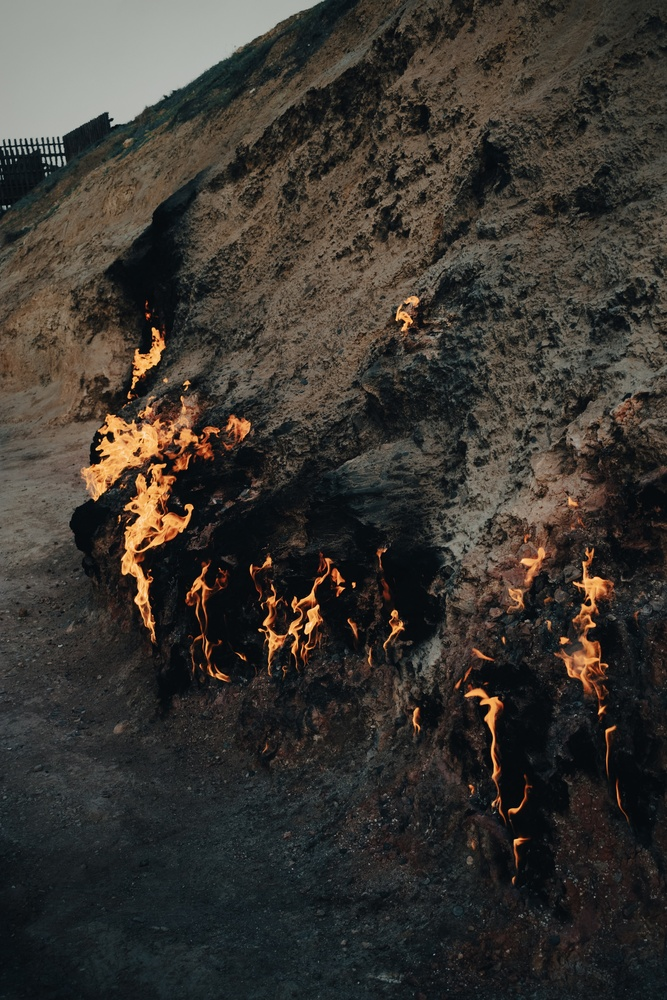
#> input picture image.jpg, 667 x 1000 px, shrunk from 2400 x 3600 before the run
$ python LabPgm_1.py
#> lines starting #> are read from the running program, lines starting #| are printed output that depends on the picture
import cv2

# Load the image
img = cv2.imread('image.jpg')
#> img is the input picture: shape (1000, 667, 3); mean B, G, R 48.5, 53.9, 57.8

# Get the dimensions of the image
h, w = img.shape[:2]
#> h = 1000; w = 667

# Split the image into four quadrants
q1 = img[0:h//2, 0:w//2]
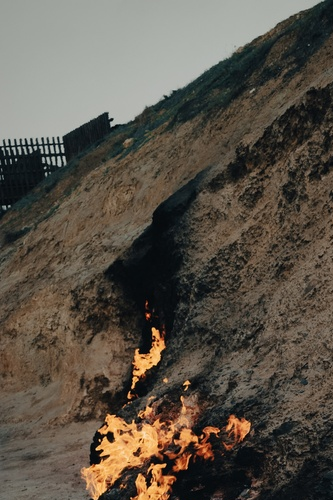
#> q1: shape (500, 333, 3); mean B, G, R 72.4, 83, 90.5
q2 = img[0:h//2, w//2:w]
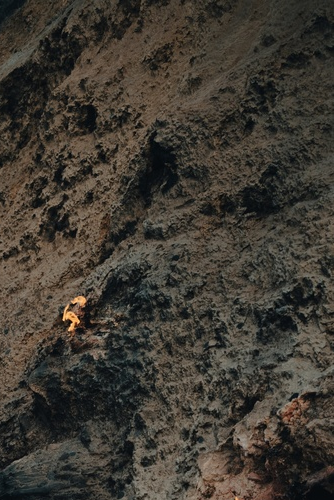
#> q2: shape (500, 334, 3); mean B, G, R 50.6, 58.5, 63.5
q3 = img[h//2:h, 0:w//2]
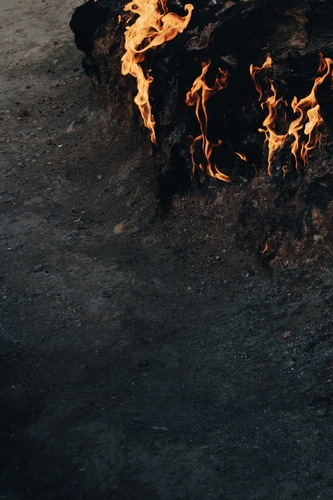
#> q3: shape (500, 333, 3); mean B, G, R 38.1, 39.2, 39
q4 = img[h//2:h, w//2:w]
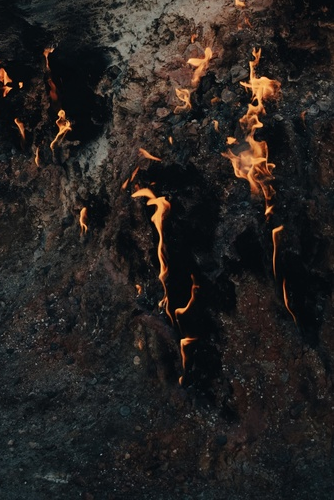
#> q4: shape (500, 334, 3); mean B, G, R 33.1, 35, 38.4

# Display the quadrants
cv2.imshow('Quadrant 1', q1)
cv2.imshow('Quadrant 2', q2)
cv2.imshow('Quadrant 3', q3)
cv2.imshow('Quadrant 4', q4)


# Wait for user input and then close the windows
cv2.waitKey(0)
cv2.destroyAllWindows()
